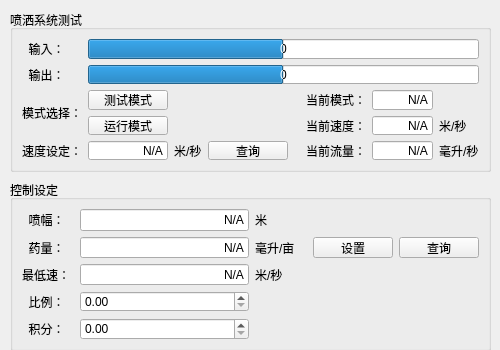
<?xml version="1.0" encoding="UTF-8"?>
<ui version="4.0">
 <class>multisplashWidget</class>
 <widget class="QWidget" name="multisplashWidget">
  <property name="geometry">
   <rect>
    <x>0</x>
    <y>0</y>
    <width>500</width>
    <height>350</height>
   </rect>
  </property>
  <property name="windowTitle">
   <string>Form</string>
  </property>
  <widget class="QGroupBox" name="groupBox_99">
   <property name="geometry">
    <rect>
     <x>10</x>
     <y>180</y>
     <width>481</width>
     <height>171</height>
    </rect>
   </property>
   <property name="title">
    <string>控制设定</string>
   </property>
   <layout class="QGridLayout" name="gridLayout_31">
    <item row="3" column="1" colspan="3">
     <widget class="QLineEdit" name="lineEdit_SPRAY_LOW_V">
      <property name="text">
       <string>N/A</string>
      </property>
      <property name="alignment">
       <set>Qt::AlignRight|Qt::AlignTrailing|Qt::AlignVCenter</set>
      </property>
     </widget>
    </item>
    <item row="0" column="0">
     <widget class="QLabel" name="label_152">
      <property name="text">
       <string>  喷幅：</string>
      </property>
     </widget>
    </item>
    <item row="1" column="1" colspan="3">
     <widget class="QLineEdit" name="lineEdit_SPRAY_AVE">
      <property name="text">
       <string>N/A</string>
      </property>
      <property name="alignment">
       <set>Qt::AlignRight|Qt::AlignTrailing|Qt::AlignVCenter</set>
      </property>
     </widget>
    </item>
    <item row="5" column="0">
     <widget class="QLabel" name="label_SPRAYI">
      <property name="text">
       <string>  积分：</string>
      </property>
     </widget>
    </item>
    <item row="4" column="1" colspan="3">
     <widget class="QDoubleSpinBox" name="doubleSpinBox_SPRAYP"/>
    </item>
    <item row="5" column="1" colspan="3">
     <widget class="QDoubleSpinBox" name="doubleSpinBox_SPRAYI"/>
    </item>
    <item row="1" column="6">
     <widget class="QPushButton" name="pushButton_SPRAYASK">
      <property name="text">
       <string>查询</string>
      </property>
     </widget>
    </item>
    <item row="1" column="5">
     <widget class="QPushButton" name="pushButton_SPRAYSET">
      <property name="text">
       <string>设置</string>
      </property>
     </widget>
    </item>
    <item row="0" column="4">
     <widget class="QLabel" name="label_288">
      <property name="text">
       <string>米</string>
      </property>
     </widget>
    </item>
    <item row="3" column="4">
     <widget class="QLabel" name="label_289">
      <property name="text">
       <string>米/秒</string>
      </property>
     </widget>
    </item>
    <item row="4" column="0">
     <widget class="QLabel" name="label_SPRAYP">
      <property name="text">
       <string>  比例：</string>
      </property>
     </widget>
    </item>
    <item row="1" column="0">
     <widget class="QLabel" name="label_285">
      <property name="text">
       <string>  药量：</string>
      </property>
     </widget>
    </item>
    <item row="3" column="0">
     <widget class="QLabel" name="label_286">
      <property name="text">
       <string>最低速：</string>
      </property>
     </widget>
    </item>
    <item row="0" column="1" colspan="3">
     <widget class="QLineEdit" name="lineEdit_SPRAY_RANGE">
      <property name="text">
       <string>N/A</string>
      </property>
      <property name="alignment">
       <set>Qt::AlignRight|Qt::AlignTrailing|Qt::AlignVCenter</set>
      </property>
     </widget>
    </item>
    <item row="1" column="4">
     <widget class="QLabel" name="label_287">
      <property name="text">
       <string>毫升/亩</string>
      </property>
     </widget>
    </item>
   </layout>
  </widget>
  <widget class="QGroupBox" name="groupBox_39">
   <property name="geometry">
    <rect>
     <x>10</x>
     <y>10</y>
     <width>481</width>
     <height>162</height>
    </rect>
   </property>
   <property name="title">
    <string>喷洒系统测试</string>
   </property>
   <layout class="QGridLayout" name="gridLayout_17">
    <item row="4" column="3">
     <widget class="QPushButton" name="pushButton_SPRAY_VSET">
      <property name="text">
       <string>查询</string>
      </property>
     </widget>
    </item>
    <item row="0" column="0">
     <widget class="QLabel" name="label_142">
      <property name="text">
       <string>  输入：</string>
      </property>
     </widget>
    </item>
    <item row="0" column="1" colspan="8">
     <widget class="QProgressBar" name="progressBar_SPRAY_INPUT">
      <property name="minimum">
       <number>-100</number>
      </property>
      <property name="value">
       <number>0</number>
      </property>
      <property name="format">
       <string>%v</string>
      </property>
     </widget>
    </item>
    <item row="1" column="0">
     <widget class="QLabel" name="label_143">
      <property name="text">
       <string>  输出：</string>
      </property>
     </widget>
    </item>
    <item row="1" column="1" colspan="8">
     <widget class="QProgressBar" name="progressBar_SPRAY_OUTPUT">
      <property name="minimum">
       <number>-100</number>
      </property>
      <property name="value">
       <number>0</number>
      </property>
      <property name="format">
       <string>%v</string>
      </property>
     </widget>
    </item>
    <item row="2" column="6">
     <widget class="QLabel" name="label_145">
      <property name="text">
       <string>当前模式：</string>
      </property>
     </widget>
    </item>
    <item row="2" column="7">
     <widget class="QLineEdit" name="lineEdit_SPRAY_MODE">
      <property name="text">
       <string>N/A</string>
      </property>
      <property name="alignment">
       <set>Qt::AlignRight|Qt::AlignTrailing|Qt::AlignVCenter</set>
      </property>
     </widget>
    </item>
    <item row="3" column="6">
     <widget class="QLabel" name="label_148">
      <property name="text">
       <string>当前速度：</string>
      </property>
     </widget>
    </item>
    <item row="3" column="7">
     <widget class="QLineEdit" name="lineEdit_SPRAY_V">
      <property name="text">
       <string>N/A</string>
      </property>
      <property name="alignment">
       <set>Qt::AlignRight|Qt::AlignTrailing|Qt::AlignVCenter</set>
      </property>
     </widget>
    </item>
    <item row="3" column="8">
     <widget class="QLabel" name="label_150">
      <property name="text">
       <string>米/秒</string>
      </property>
     </widget>
    </item>
    <item row="4" column="0">
     <widget class="QLabel" name="label_146">
      <property name="text">
       <string>速度设定：</string>
      </property>
     </widget>
    </item>
    <item row="4" column="1">
     <widget class="QLineEdit" name="lineEdit_SPRAY_VSET">
      <property name="text">
       <string>N/A</string>
      </property>
      <property name="alignment">
       <set>Qt::AlignRight|Qt::AlignTrailing|Qt::AlignVCenter</set>
      </property>
     </widget>
    </item>
    <item row="4" column="5">
     <spacer name="horizontalSpacer_3">
      <property name="orientation">
       <enum>Qt::Horizontal</enum>
      </property>
      <property name="sizeHint" stdset="0">
       <size>
        <width>28</width>
        <height>19</height>
       </size>
      </property>
     </spacer>
    </item>
    <item row="4" column="6">
     <widget class="QLabel" name="label_149">
      <property name="text">
       <string>当前流量：</string>
      </property>
     </widget>
    </item>
    <item row="4" column="7">
     <widget class="QLineEdit" name="lineEdit_SPRAY_FLOW">
      <property name="text">
       <string>N/A</string>
      </property>
      <property name="alignment">
       <set>Qt::AlignRight|Qt::AlignTrailing|Qt::AlignVCenter</set>
      </property>
     </widget>
    </item>
    <item row="4" column="8">
     <widget class="QLabel" name="label_151">
      <property name="text">
       <string>毫升/秒</string>
      </property>
     </widget>
    </item>
    <item row="2" column="0" rowspan="2">
     <widget class="QLabel" name="label_144">
      <property name="text">
       <string>模式选择：</string>
      </property>
     </widget>
    </item>
    <item row="4" column="2">
     <widget class="QLabel" name="label_147">
      <property name="text">
       <string>米/秒</string>
      </property>
     </widget>
    </item>
    <item row="3" column="1">
     <widget class="QPushButton" name="pushButton_SPRAY_RUNMODE">
      <property name="text">
       <string>运行模式</string>
      </property>
     </widget>
    </item>
    <item row="2" column="1">
     <widget class="QPushButton" name="pushButton_SPRAY_TESTMODE">
      <property name="text">
       <string>测试模式</string>
      </property>
     </widget>
    </item>
   </layout>
  </widget>
 </widget>
 <resources/>
 <connections/>
</ui>
